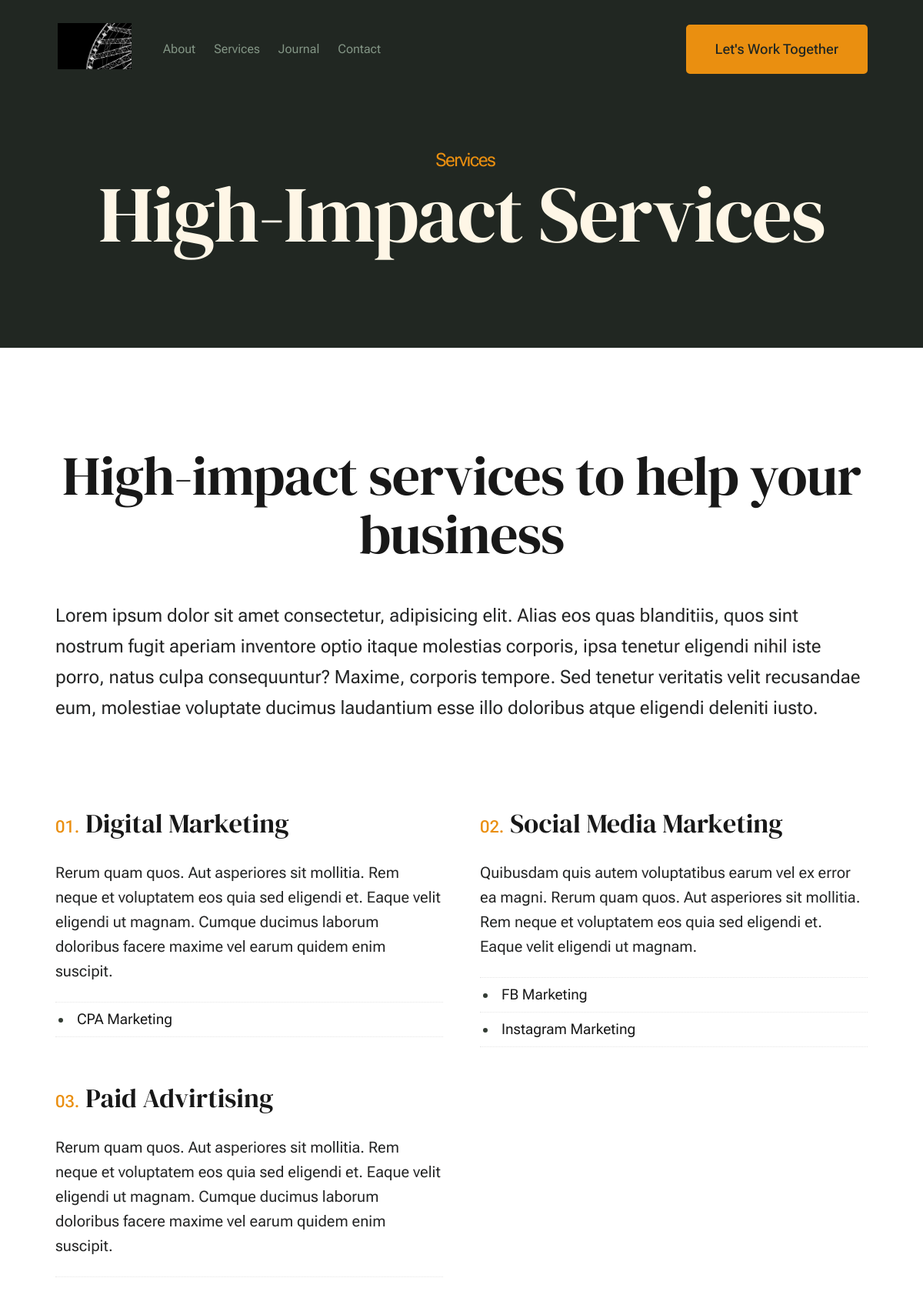
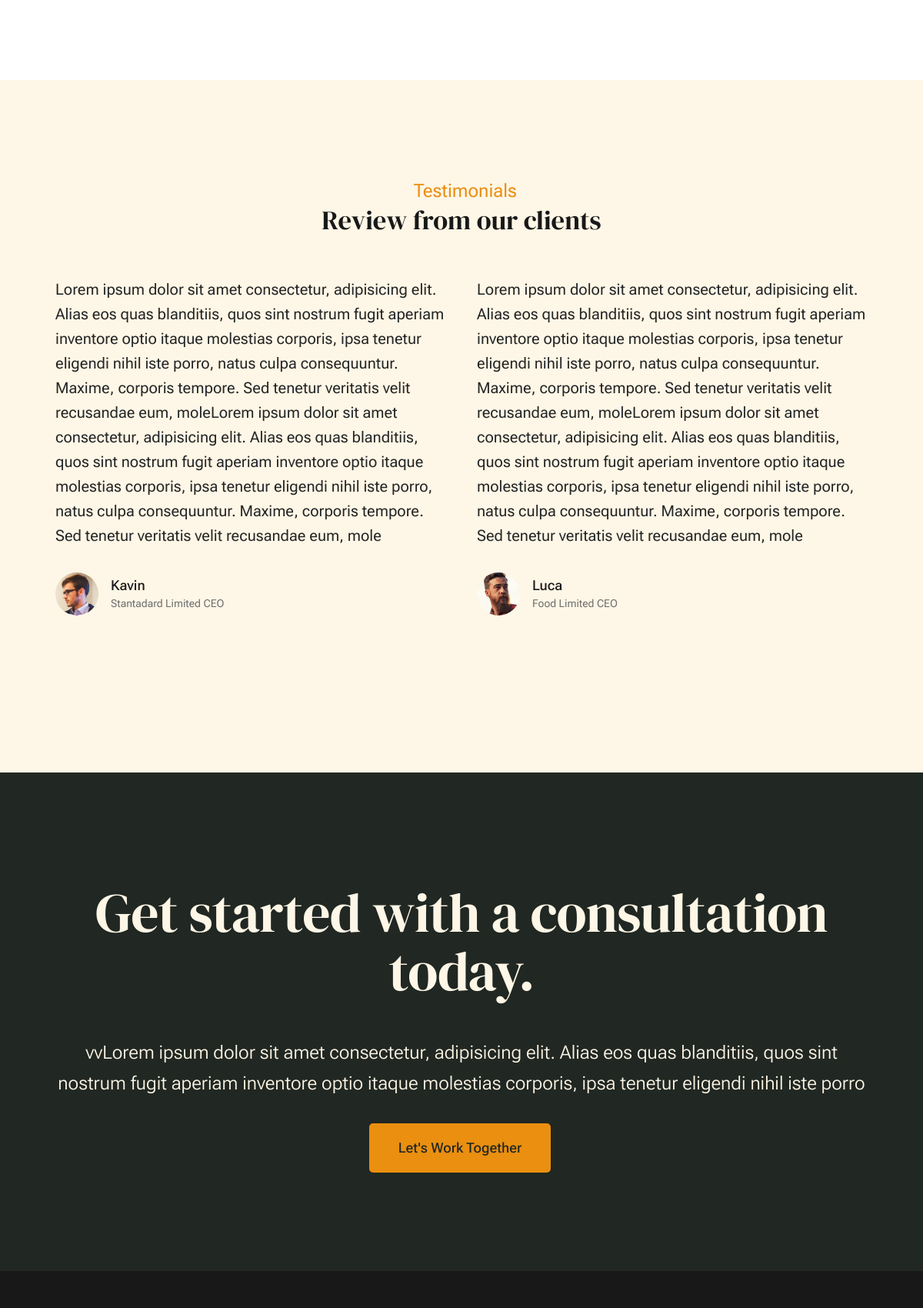
Page /services/ (upper part) on the committed database (2 pictures, top to bottom).
### website/models.py (models this page shows, shortened)
class WebsiteSetting(models.Model):
    site_name = models.CharField(max_length=25)
    owner_image = models.ImageField('owner/')
    owner_about = models.TextField(null=True, blank=True)
    logo = models.ImageField(upload_to='logo/')
    favicon = models.ImageField(upload_to='favicon/')
    home_title = models.CharField(max_length=150)
    scroll_button = models.CharField(max_length=20)
    facebook = models.CharField(max_length=50)
    twitter = models.CharField(max_length=50)
    instagram = models.CharField(max_length=50)
    dribble = models.CharField(max_length=50)
    about_pre_title = models.CharField(max_length=15)
    about_title = models.CharField(max_length=30)
    about_background_image = models.ImageField('about/')
    about_desc = models.TextField(null=True, blank=True)
    expertise_pre_title = models.CharField(max_length=15)
    expertise_title = models.CharField(max_length=30)
    expertise_desc = models.TextField(max_length=300)
    expertise_button_text = models.CharField(max_length=20)
    clients_pre_title = models.CharField(max_length=15)
    clients_title = models.CharField(max_length=100)
    clients_desc = models.TextField(null=True, blank=True)
    testimonials_pre_title = models.CharField(max_length=20)
    testimonials_title = models.CharField(max_length=30)
    cta_title = models.CharField(max_length=50)
    cta_desc = models.TextField(max_length=200)
    cta_button = models.CharField(max_length=20)
    article_pre_title = models.CharField(max_length=15)
    article_title = models.CharField(max_length=30)
    about_page_content_title = models.CharField(max_length=80)
    about_page_content_desc = models.TextField()
    about_page_main_content_title = models.CharField(max_length=50)
    about_page_main_content_desc = models.TextField()
    about_page_value_title = models.CharField(max_length=50)
    about_page_together_work_title = models.CharField(max_length=50)
    about_page_together_work_desc = RichTextField()
    more_abouts_owner_title = models.CharField(max_length=80)
    more_abouts_owner_desc = models.TextField()
    services_page_pre_title = models.CharField(max_length=20)
    services_page_title = models.CharField(max_length=30)
    services_page_display_title = models.CharField(max_length=50)
    services_page_display_desc = models.TextField()
    blog_page_pre_title = models.CharField(max_length=20)
    blog_page_title = models.CharField(max_length=50)
    contact_page_pre_title = models.CharField(max_length=20)
    contact_page_title = models.CharField(max_length=30)
    contact_page_content_title = models.CharField(max_length=80)
    contact_page_desc = models.TextField()
    contact_page_image = models.ImageField(upload_to='contact/')
    newsLetter_title = models.CharField(max_length=20)
    newsLetter_desc = models.TextField(max_length=100)
    email = models.EmailField(max_length=30)
    alt_email = models.EmailField(max_length=30, null=True, blank=True)
    email_button_text = models.CharField(max_length=40)
    phone = models.CharField(max_length=15)
    alt_phone = models.CharField(max_length=15, null=True, blank=True)
    designs_year = models.CharField(max_length=5)
    designer_name = models.CharField(max_length=30)
    designer_profile = models.CharField(max_length=60)
    @property
    def short_cta_desc(self):
        return self.cta_desc[:200]

class ServiceItem(models.Model):
    title = models.CharField(max_length=50)
    desc = models.TextField()
    @property
    def get_service(self):
        return self.servicelist_set.all()

class ServiceList(models.Model):
    item = models.ForeignKey(ServiceItem, on_delete=models.CASCADE)
    name = models.CharField(max_length=30)

class Testimonial(models.Model):
    author_name = models.CharField(max_length=30)
    author_title = models.CharField(max_length=30)
    author_image = models.ImageField(upload_to='testimonial/')
    quote = models.TextField(null=True, blank=True)

### website/views.py (the view)
# urls.py: path('services/', views.ServiceView.as_view(), name='services'),
class ServiceView(TemplateView):
    template_name = 'services.html'
    def get_context_data(self, **kwargs):
        context = super().get_context_data(**kwargs)
        context['websetting'] = WebsiteSetting.objects.last()
        context['testimonial'] = Testimonial.objects.all()
        context['servicesItem'] = ServiceItem.objects.all()
        return context

### website/context.py (called while the page is built)
def newsletter_form(request):
    return {
        'newsletter_form': NewsletterForm()
    }

### templates/services.html (shortened to what this page needs)
{% extends 'bash.html' %}
{% load static %}
{% block content %}
    <div id="page" class="s-pagewrap">
       {% include 'header.html' %}
        <section id="content" class="s-content">
               <section class="s-pageheader pageheader">
                    <div class="row">
                        <div class="column xl-12">
                            <h1 class="page-title">
                                <span class="page-title__small-type text-pretitle">{{websetting.services_page_pre_title}}</span>
                                {{websetting.services_page_title}}
                            </h1>
                        </div>
                    </div>
               </section>
               <section class="s-pagecontent pagecontent">
                    <div class="row pageintro">
                        <div class="column xl-6 lg-12">
                            <h2 class="text-display-title">{{websetting.services_page_display_title}}</h2>
                        </div>
                        <div class="column xl-6 lg-12 u-flexitem-x-right">
                            <p class="lead">
                            {{websetting.services_page_display_desc}}
                            </p>
                        </div>
                    </div>
                    <div class="row">
                        <div class="column xl-12 grid-block">
                            <div class="grid-full grid-list-items list-items show-ctr">
                                 {% for item in servicesItem %}
                                <div class="grid-list-items__item list-items__item">
                                    <div class="list-items__item-header">
                                        <h3 class="list-items__item-title">{{item.title}}</h3>
                                    </div>
                                    <div class="list-items__item-text">
                                        <p>
                                        {{item.desc}}
                                        </p>
                                        <ul class="list-services">
                                            {% for service in item.get_service %}
                                            <li>{{service.name}}</li>
                                            {% endfor %}
                                        </ul>
                                    </div>
                                </div>
                                 {% endfor %}
                            </div>
                        </div>
                    </div>
               </section>
               <section class="s-testimonials">
                    <div class="s-testimonials__header row row-x-center text-center">
                        <div class="column xl-8 lg-12">
                            <p class="text-pretitle">
                            {{websetting.testimonials_pre_title}}
                            </p>
                            <h3>
                            {{websetting.testimonials_title}}
                            </h3>
                        </div>
                    </div>
                    <div class="row s-testimonials__content">
                        <div class="column xl-12 testimonials">
                            <div class="swiper-container testimonials__slider page-slider">
                                <div class="swiper-wrapper">
                                    {% for t in testimonial %}
                                    <div class="testimonials__slide swiper-slide">
                                        <p>
                                        {{t.quote}}
                                        </p>
                                        <div class="testimonials__author">
                                            <img src="{{t.author_image.url}}" alt="Author image" class="testimonials__avatar">
                                            <cite class="testimonials__cite">
                                                <strong>{{t.author_name}}</strong>
                                                <span>{{t.author_title}}</span>
                                            </cite>
                                        </div>
                                    </div>
                                    {% endfor %}
                                </div>
                                <div class="swiper-pagination"></div>
                            </div>
                        </div>
                    </div>
               </section>
        </section>
        {% include 'cta.html' %}
       {% include 'footer.html' %}
    </div>
{% endblock %}

### templates/bash.html (shortened to what this page needs)
<!DOCTYPE html>
<html lang="en" class="no-js" >
<head>
    {% load static %}
    <link rel="stylesheet" href="{% static 'css/vendor.css' %}">
    <link rel="stylesheet" href="{% static 'css/styles.css' %}">
</head>
<body id="top">
{% block content %}
{% endblock %}
</body>
</html>

### templates/header.html (shortened to what this page needs)
        <header class="s-header">
            <div class="row s-header__inner width-sixteen-col">
                <div class="s-header__block">
                    <div class="s-header__logo">
                        <a class="logo" href="{% url 'home' %}">
                            <img src="{{websetting.logo.url}}" alt="Homepage">
                        </a>
                    </div>
                </div>
                <nav class="s-header__nav">
                    <ul class="s-header__menu-links">
                        <li><a href="{% url 'about' %}">About</a></li>
                        <li><a href="{% url 'services' %}">Services</a></li>
                        <li><a href="{% url 'blog' %}">Journal</a></li>
                        <li><a href="{% url 'contact' %}">Contact</a></li>
                    </ul>
                    <div class="s-header__contact">
                        <a href="{% url 'contact' %}" class="btn btn--primary s-header__contact-btn"> {{websetting.cta_button}}</a>
                    </div>
                </nav>
            </div>
        </header>

### templates/cta.html
<section id="cta" class="s-cta">
    <div class="row row-x-center text-center">
        <div class="column xl-8 lg-12">
            <div class="s-cta__content">
                <h2 class="text-display-title">
                {{websetting.cta_title}}
                </h2>
                <p class="lead">
                 {{websetting.short_cta_desc}}
                </p>
                <a href="{% url 'contact' %}" class="btn btn--primary"> {{websetting.cta_button}}</a>
            </div>
        </div>
    </div>
</section>

### templates/footer.html (shortened to what this page needs)
        <footer class="s-footer">
        </footer>

### rows in the picture
WebsiteSetting: logo (picture), cta_button "Let's Work Together", services_page_pre_title "Services", services_page_title "High-Impact Services", services_page_display_title "High-impact services to help your business", services_page_display_desc "Lorem ipsum dolor sit amet consectetur, adipisicing elit. Alias eos quas blanditiis, quos sint nostrum fugit aperiam inventore optio itaque molestias corporis, ipsa tenetur eligendi nihil iste porro, natus culpa consequuntur? Maxime, corporis tempore. Sed tenetur veritatis velit recusandae eum, molestiae voluptate ducimus laudantium esse illo doloribus atque eligendi deleniti iusto.", testimonials_pre_title "Testimonials", testimonials_title "Review from our clients", cta_title "Get started with a consultation today.", short_cta_desc "vvLorem ipsum dolor sit amet consectetur, adipisicing elit. Alias eos quas blanditiis, quos sint nostrum fugit aperiam inventore optio itaque molestias corporis, ipsa tenetur eligendi nihil iste porro"
ServiceItem: title "Digital Marketing", desc "Rerum quam quos. Aut asperiores sit mollitia. Rem neque et voluptatem eos quia sed eligendi et. Eaque velit eligendi ut magnam. Cumque ducimus laborum doloribus facere maxime vel earum quidem enim suscipit."
ServiceList: name "CPA Marketing"
ServiceItem: title "Social Media Marketing", desc "Quibusdam quis autem voluptatibus earum vel ex error ea magni. Rerum quam quos. Aut asperiores sit mollitia. Rem neque et voluptatem eos quia sed eligendi et. Eaque velit eligendi ut magnam."
ServiceList: name "FB Marketing"
ServiceList: name "Instagram Marketing"
ServiceItem: title "Paid Advirtising", desc "Rerum quam quos. Aut asperiores sit mollitia. Rem neque et voluptatem eos quia sed eligendi et. Eaque velit eligendi ut magnam. Cumque ducimus laborum doloribus facere maxime vel earum quidem enim suscipit."
Testimonial: quote "Lorem ipsum dolor sit amet consectetur, adipisicing elit. Alias eos quas blanditiis, quos sint nostrum fugit aperiam inventore optio itaque molestias corporis, ipsa tenetur eligendi nihil iste porro, natus culpa consequuntur. Maxime, corporis tempore. Sed tenetur veritatis velit recusandae eum, moleLorem ipsum dolor sit amet consectetur, adipisicing elit. Alias eos quas blanditiis, quos sint nostrum fugit aperiam inventore optio itaque molestias corporis, ipsa tenetur eligendi nihil iste porro, natus culpa consequuntur. Maxime, corporis tempore. Sed tenetur veritatis velit recusandae eum, mole", author_image (picture), author_name "Kavin", author_title "Stantadard Limited CEO"
Testimonial: quote "Lorem ipsum dolor sit amet consectetur, adipisicing elit. Alias eos quas blanditiis, quos sint nostrum fugit aperiam inventore optio itaque molestias corporis, ipsa tenetur eligendi nihil iste porro, natus culpa consequuntur. Maxime, corporis tempore. Sed tenetur veritatis velit recusandae eum, moleLorem ipsum dolor sit amet consectetur, adipisicing elit. Alias eos quas blanditiis, quos sint nostrum fugit aperiam inventore optio itaque molestias corporis, ipsa tenetur eligendi nihil iste porro, natus culpa consequuntur. Maxime, corporis tempore. Sed tenetur veritatis velit recusandae eum, mole", author_image (picture), author_name "Luca", author_title "Food Limited CEO"
